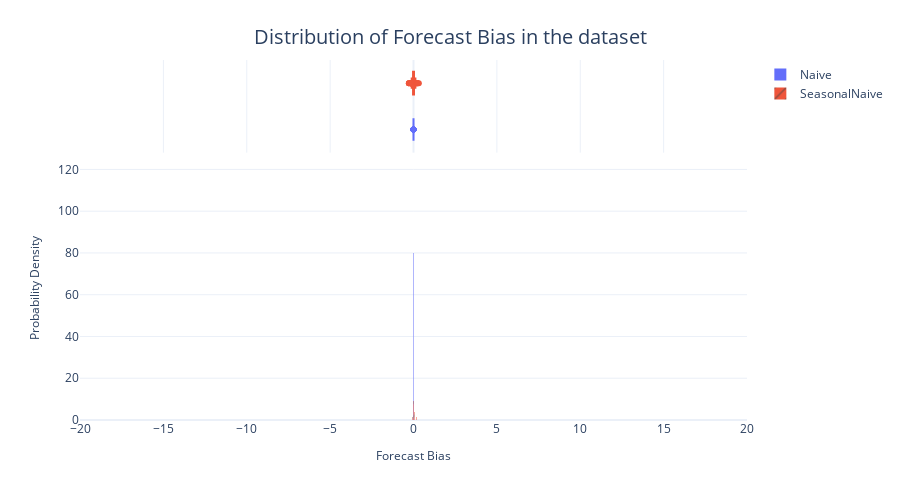

The code cell stored with this chart in its notebook:
### Code cell
fig = px.histogram(baseline_val_metrics_df_pivot, 
                   x="forecast_bias", 
                   color="Algorithm",
                   pattern_shape="Algorithm", 
                   marginal="box", 
                   nbins=250,
                   barmode="overlay",
                   histnorm="probability density")
fig = format_plot(fig, xlabel="Forecast Bias", ylabel="Probability Density", title="Distribution of Forecast Bias in the dataset")
fig.update_layout(xaxis_range=[-40,40])
# fig.write_image("imgs/chapter_4/bias_dist.png")
fig.show()

### Figure 1 — Plotly figure (JSON) as saved in the notebook; plotly's stock layout.template omitted (floating-point values rounded to 4 significant figures; data arrays with more than 128 entries replaced by an {"elided": "..."} marker saying what was removed)
{"data": [{"alignmentgroup": "True", "bingroup": "x", "histnorm": "probability density", "hovertemplate": "Algorithm=Naive<br>forecast_bias=%{x}<br>probability density=%{y}<extra></extra>", "legendgroup": "Naive", "marker": {"color": "#636efa", "opacity": 0.5, "pattern": {"shape": ""}}, "name": "Naive", "nbinsx": 250, "offsetgroup": "Naive", "orientation": "v", "showlegend": true, "type": "histogram", "x": {"elided": "150 float values"}, "xaxis": "x", "yaxis": "y"}, {"alignmentgroup": "True", "hovertemplate": "Algorithm=Naive<br>forecast_bias=%{x}<extra></extra>", "legendgroup": "Naive", "marker": {"color": "#636efa"}, "name": "Naive", "notched": true, "offsetgroup": "Naive", "showlegend": false, "type": "box", "x": {"elided": "150 float values"}, "xaxis": "x2", "yaxis": "y2"}, {"alignmentgroup": "True", "bingroup": "x", "histnorm": "probability density", "hovertemplate": "Algorithm=SeasonalNaive<br>forecast_bias=%{x}<br>probability density=%{y}<extra></extra>", "legendgroup": "SeasonalNaive", "marker": {"color": "#EF553B", "opacity": 0.5, "pattern": {"shape": "/"}}, "name": "SeasonalNaive", "nbinsx": 250, "offsetgroup": "SeasonalNaive", "orientation": "v", "showlegend": true, "type": "histogram", "x": {"elided": "150 float values"}, "xaxis": "x", "yaxis": "y"}, {"alignmentgroup": "True", "hovertemplate": "Algorithm=SeasonalNaive<br>forecast_bias=%{x}<extra></extra>", "legendgroup": "SeasonalNaive", "marker": {"color": "#EF553B"}, "name": "SeasonalNaive", "notched": true, "offsetgroup": "SeasonalNaive", "showlegend": false, "type": "box", "x": {"elided": "150 float values"}, "xaxis": "x2", "yaxis": "y2"}], "layout": {"autosize": false, "barmode": "overlay", "height": 500, "legend": {"title": {}, "tracegroupgap": 0}, "margin": {"t": 60}, "title": {"font": {"size": 20}, "text": "Distribution of Forecast Bias in the dataset", "x": 0.5, "xanchor": "center", "yanchor": "top"}, "width": 900, "xaxis": {"anchor": "y", "domain": [0, 1], "range": [-20, 20], "title": {"font": {"size": 12}, "text": "Forecast Bias"}}, "xaxis2": {"anchor": "y2", "domain": [0, 1], "matches": "x", "showgrid": true, "showticklabels": false}, "yaxis": {"anchor": "x", "domain": [0, 0.7326], "title": {"font": {"size": 12}, "text": "Probability Density"}}, "yaxis2": {"anchor": "x2", "domain": [0.7426, 1], "matches": "y2", "showgrid": false, "showline": false, "showticklabels": false, "ticks": ""}}}
